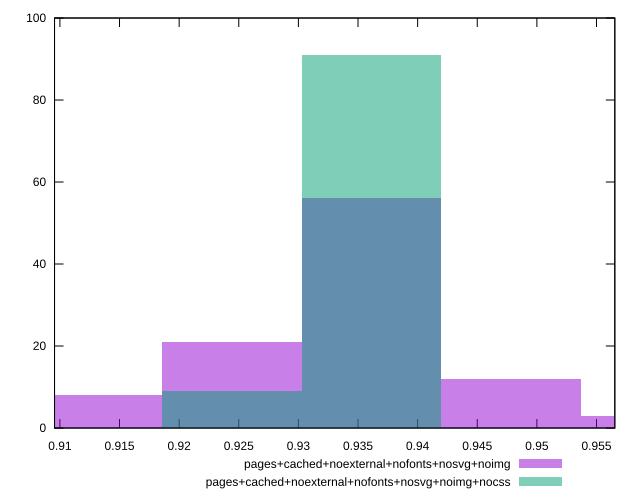

The script that saved this image:
reset

$pagesCachedNoexternalNofontsNosvgNoimg <<EOF
0.9361491088600624 56
0.9127453811385609 8
0.9478509727208131 12
0.9244472449993116 21
0.9595528365815639 3
EOF

$pagesCachedNoexternalNofontsNosvgNoimgNocss <<EOF
0.9361491088600624 91
0.9244472449993116 9
EOF

set key outside below
set boxwidth 0.01170186386075078
set xrange [0.909549516258911:0.9565363384250842]
set yrange [0:100]
set trange [0:100]
set style fill transparent solid 0.5 noborder
set terminal svg size 640, 500 enhanced background rgb 'white'
set output "report_00008_2021-01-22T20:58:29.167/meta/pScore/comparison/histogram/11_vs_12.svg"

plot $pagesCachedNoexternalNofontsNosvgNoimg title "pages+cached+noexternal+nofonts+nosvg+noimg" with boxes, \
     $pagesCachedNoexternalNofontsNosvgNoimgNocss title "pages+cached+noexternal+nofonts+nosvg+noimg+nocss" with boxes

reset
